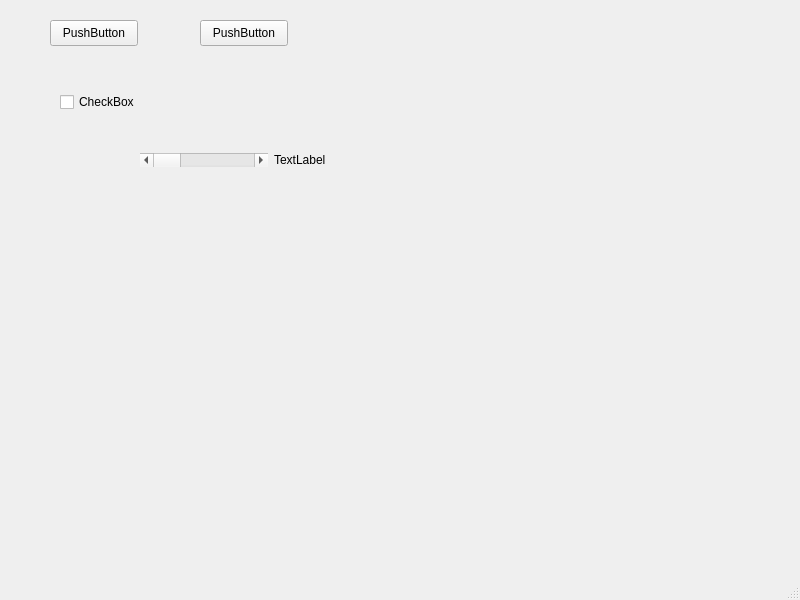
<?xml version="1.0" encoding="UTF-8"?>
<ui version="4.0">
 <class>MainWindow</class>
 <widget class="QMainWindow" name="MainWindow">
  <property name="geometry">
   <rect>
    <x>0</x>
    <y>0</y>
    <width>800</width>
    <height>600</height>
   </rect>
  </property>
  <property name="windowTitle">
   <string>MainWindow</string>
  </property>
  <widget class="QWidget" name="centralwidget">
   <widget class="QPushButton" name="pushButton">
    <property name="geometry">
     <rect>
      <x>50</x>
      <y>20</y>
      <width>88</width>
      <height>26</height>
     </rect>
    </property>
    <property name="text">
     <string>PushButton</string>
    </property>
   </widget>
   <widget class="QPushButton" name="pushButton_2">
    <property name="geometry">
     <rect>
      <x>200</x>
      <y>20</y>
      <width>88</width>
      <height>26</height>
     </rect>
    </property>
    <property name="text">
     <string>PushButton</string>
    </property>
   </widget>
   <widget class="QCheckBox" name="checkBox">
    <property name="geometry">
     <rect>
      <x>60</x>
      <y>90</y>
      <width>92</width>
      <height>24</height>
     </rect>
    </property>
    <property name="text">
     <string>CheckBox</string>
    </property>
   </widget>
   <widget class="QWidget" name="">
    <property name="geometry">
     <rect>
      <x>140</x>
      <y>150</y>
      <width>261</width>
      <height>20</height>
     </rect>
    </property>
    <layout class="QHBoxLayout" name="horizontalLayout">
     <item>
      <widget class="QScrollBar" name="horizontalScrollBar">
       <property name="orientation">
        <enum>Qt::Orientation::Horizontal</enum>
       </property>
      </widget>
     </item>
     <item>
      <widget class="QLabel" name="label">
       <property name="text">
        <string>TextLabel</string>
       </property>
      </widget>
     </item>
    </layout>
   </widget>
  </widget>
  <widget class="QMenuBar" name="menubar">
   <property name="geometry">
    <rect>
     <x>0</x>
     <y>0</y>
     <width>800</width>
     <height>23</height>
    </rect>
   </property>
  </widget>
  <widget class="QStatusBar" name="statusbar"/>
 </widget>
 <resources/>
 <connections>
  <connection>
   <sender>horizontalScrollBar</sender>
   <signal>sliderMoved(int)</signal>
   <receiver>label</receiver>
   <slot>setNum(int)</slot>
   <hints>
    <hint type="sourcelabel">
     <x>204</x>
     <y>182</y>
    </hint>
    <hint type="destinationlabel">
     <x>336</x>
     <y>182</y>
    </hint>
   </hints>
  </connection>
 </connections>
</ui>
